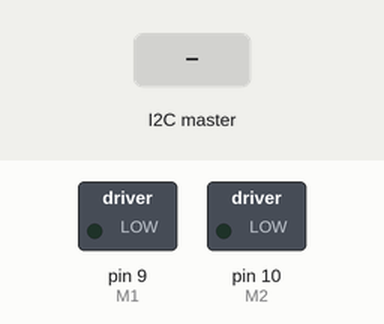
Recording of a sketch running on a simulated Arduino Uno, built with avr-gcc and run on an emulated ATmega328P. On the bench: switched loads named in the sketch (green lamp = pin HIGH). The inputs (shaded band) are chosen by the test bench. What the sketch prints to the serial monitor is not drawn.

Above: at 1.2 s.
1.3 s: the I2C master sends the byte 200
At 1.45 s:
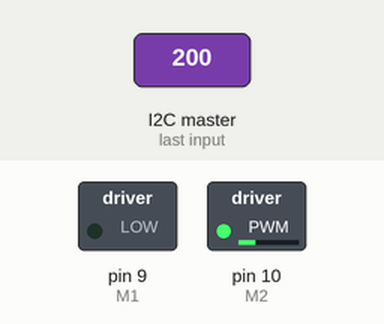
At 4.2 s:
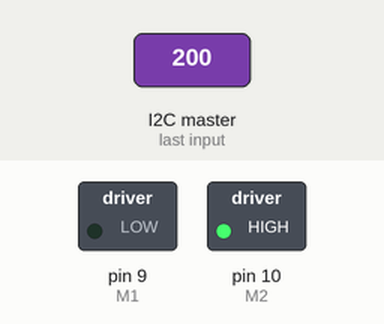
Timing chart, 0 to 5.7 s (numbered marks = the images above; inputs shaded):
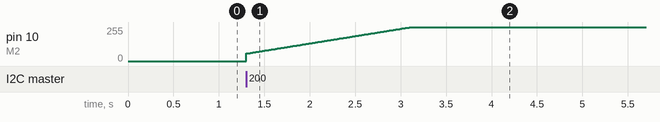

The sketch:

left-motor-code.ino
```cpp
#include <Wire.h>
#include <PID_v1.h>

#define ENCA 0  // Quadrature encoder A pin (C1)
#define ENCB 1  // Quadrature encoder B pin (C2)
#define M1 9          // PWM outputs to L298N H-Bridge motor driver module
#define M2 10

double kp = 1, ki = 20, kd = 0;  // modify for optimal performance
double input = 0, output = 0, setpoint = 0;
unsigned long lastTime, now;

volatile long encoderPos = 0, last_pos = 0, lastPos = 0;

PID myPID(&input, &output, &setpoint, kp, ki, kd, DIRECT);

void setup() {
  pinMode(ENCA, INPUT);     // quadrature encoder input A
  pinMode(ENCB, INPUT);     // quadrature encoder input B
  attachInterrupt(digitalPinToInterrupt(ENCA), encoder, RISING);  // update encoder position
  TCCR1B = TCCR1B & 0b11111000 | 1;      // To prevent Motor Noise

  myPID.SetMode(AUTOMATIC);
  myPID.SetSampleTime(1);
  myPID.SetOutputLimits(-255, 255);

  Wire.begin(8);                 // join i2c bus with address #8 for Right Motor
  Wire.onRequest(requestEvent);  // register events
  Wire.onReceive(receiveEvent);
  Serial.begin(9600);
}

void loop() {
  now = millis();
  int timeChange = (now - lastTime);
  if (timeChange >= 500) {
    input = (360.0 * 1000 * (encoderPos - last_pos)) / (1856.0 * (now - lastTime));
    lastTime = now;
    last_pos = encoderPos;
  }

  myPID.Compute();  // calculate new output

  Serial.println(encoderPos);

  if (setpoint == 0) {
    myPID.SetMode(MANUAL);
    output = 0;
    myPID.SetMode(AUTOMATIC);
  }

  pwmOut(output);  // drive L298N H-Bridge module

  delay(10);
}

void pwmOut(int out) {  // to H-Bridge board
  if (out > 0) {
    analogWrite(M1, out);  // drive motor CW
    analogWrite(M2, 0);
  } else {
    analogWrite(M1, 0);
    analogWrite(M2, abs(out));  // drive motor CCW
  }
}

void encoder() {  // pulse and direction, direct port reading to save cycles
  if (digitalRead(ENCB)) encoderPos++;  // if(digitalRead(ENCB)==HIGH)   count --;
  else encoderPos--;  // if(digitalRead(ENCB)==LOW)   count ++;
}

void requestEvent() {
  int8_t s;

  s = (360.0 * (encoderPos - lastPos)) / 1856.0;  //change in position in degrees of the wheel

  lastPos = encoderPos;

  Wire.write(s);  // respond with message of 6 bytes
}

void receiveEvent(int howMany) {
  uint8_t a, b;
  a = Wire.read();
  b = Wire.read();
  setpoint = (double)((b << 8) | a);
}
```

Measured:
- after the input at 1.3 s, pin 10 (M2): moves from 0/255 to 255/255 over 1.8 s, starting at once
